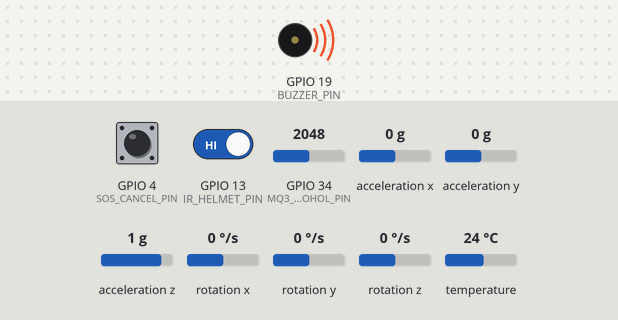
The sketch below on a simulated ESP32. Shown: buzzer (waves = sounding, pin HIGH). The test bench sets the inputs (shaded band); at power-on: GPIO 34 (MQ3_ALCOHOL_PIN) = 2048, GPIO 13 (IR_HELMET_PIN) HIGH, GPIO 4 (SOS_CANCEL_PIN) HIGH, acceleration x 0 g, acceleration y 0 g, acceleration z 1 g, rotation x 0 °/s, rotation y 0 °/s, rotation z 0 °/s, temperature 24 °C. Nothing arrives over Bluetooth unless stated; a phone connects over Bluetooth LE 3 s after start; pins used as bus, display or sensor lines are not drawn; what the sketch prints to the serial monitor is not drawn.

Above: at 2.4 s.
2.5 s: GPIO 34 (MQ3_ALCOHOL_PIN) set to 1966
At 3.7 s:
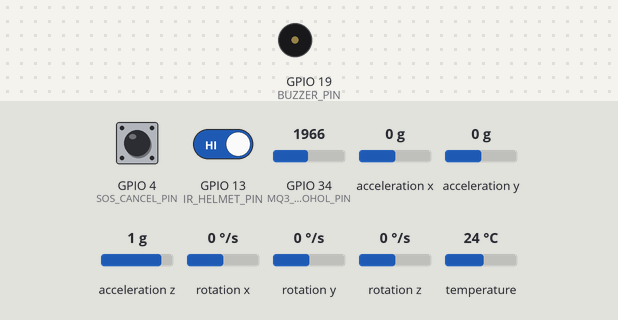
4.7 s: GPIO 13 (IR_HELMET_PIN) driven LOW
At 4.81 s:
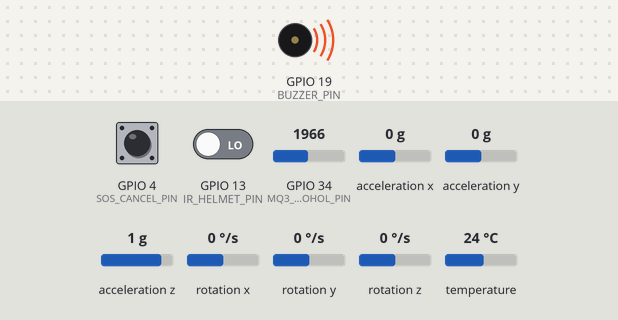
6.4 s: GPIO 34 (MQ3_ALCOHOL_PIN) set to 2866
At 7.7 s:
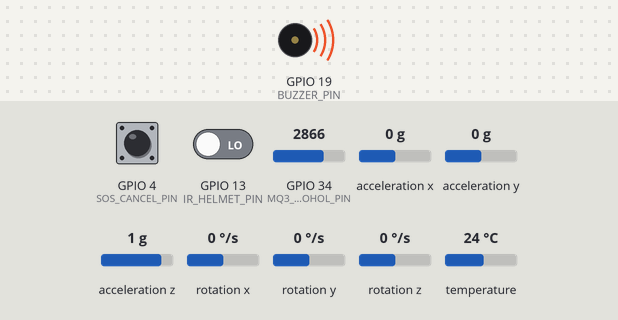
8.7 s: GPIO 34 (MQ3_ALCOHOL_PIN) set to 1228
At 9.4 s:
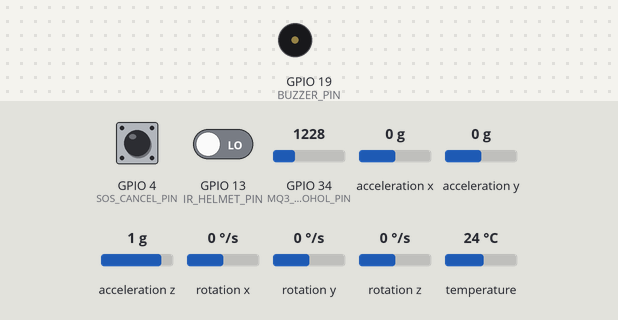
10.2 s: GPIO 34 (MQ3_ALCOHOL_PIN) set to 3040
At 10.7 s:
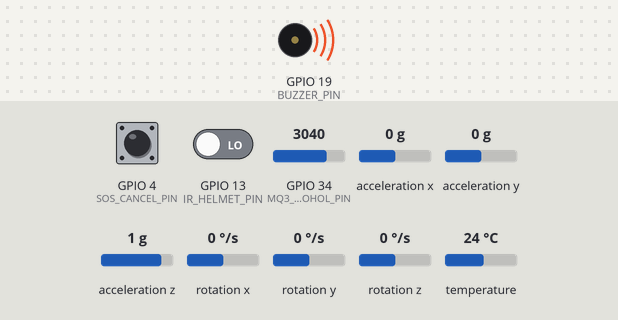
Timing chart, 0 to 13.2 s (numbered marks = the images above; inputs shaded):
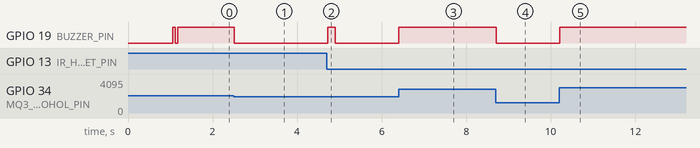

Measured:
- the behaviour switches between 2000 and 1999 on GPIO 34 (MQ3_ALCOHOL_PIN) (found by bisection; images 0 and 1)
- after the input at 2.5 s, GPIO 19 (BUZZER_PIN): HIGH → LOW at once
- after the input at 4.7 s, GPIO 19 (BUZZER_PIN): LOW → HIGH at once, → LOW 0.19 s later
- after the input at 6.4 s, GPIO 19 (BUZZER_PIN): LOW → HIGH at once
- after the input at 8.7 s, GPIO 19 (BUZZER_PIN): HIGH → LOW at once
- after the input at 10.2 s, GPIO 19 (BUZZER_PIN): LOW → HIGH at once

The sketch:

Guardian_Transmitter_Helmet.ino
```cpp
/**
 * ============================================================================
 * GUARDIAN SMART HELMET - TRANSMITTER UNIT (TRANSMITTER -> APK & BIKE RELAY)
 * Target Hardware: ESP32 DevKit V1 (30-Pin)
 * Power Source: Direct USB 5V
 * ============================================================================
 * SENSOR CONNECTIONS:
 * - ESP32 VIN                        -> Red Rail (+5V)
 * - ESP32 GND                        -> Blue Rail (GND)
 * - MQ-3 Alcohol Sensor (AO/DO)      -> GPIO 34 (ADC1_CH6)
 * - TCRT5000 IR / Proximity (DO)    -> GPIO 13 (INPUT_PULLUP: LOW = Worn)
 * - MPU-6050 6-Axis IMU (I2C):
 *     * VCC                          -> ESP32 VIN (5V) or 3.3V
 *     * GND                          -> ESP32 GND
 *     * SCL                          -> GPIO 22
 *     * SDA                          -> GPIO 21
 *     * AD0                          -> ESP32 GND (Sets I2C Address to 0x68)
 * - Emergency SOS Cancel Button      -> GPIO 4  (INPUT_PULLUP to GND)
 * - Warning Active Piezo Buzzer      -> GPIO 19 (HIGH = Beep)
 * ============================================================================
 */

#include <esp_now.h>
#include <WiFi.h>
#include <esp_wifi.h>
#include <Wire.h>
#include <Adafruit_MPU6050.h>
#include <Adafruit_Sensor.h>
#include <BLEDevice.h>
#include <BLEServer.h>
#include <BLEUtils.h>
#include <BLE2902.h>

// PIN ASSIGNMENTS
#define MQ3_ALCOHOL_PIN   34  // Analog Input for Breath Alcohol
#define IR_HELMET_PIN     13  // Digital Input for Helmet Proximity
#define SOS_CANCEL_PIN    4   // False-Alarm Cancel Push Button (LOW = Pressed)
#define BUZZER_PIN        19  // Active Piezo Warning Buzzer

// SENSOR POLARITY CONFIGURATIONS
// 1. IR Helmet Sensor: LOW = Obstacle (head) detected on standard TCRT5000. Change to HIGH if your sensor is Active-HIGH.
#define IR_WORN_LEVEL     LOW

// 2. MQ-3 Alcohol Sensor Polarity:
// Set to false for standard MQ-3 AO: clean air = LOW voltage (~200-400 ADC, SOBER).
// Alcohol vapor exposure = HIGH voltage (rises >2000 ADC, DRUNK).
#define INVERT_ALCOHOL_POLARITY false

// SAFETY THRESHOLDS
const int ALCOHOL_THRESHOLD_ADC          = 2000;  // >= 2000 ADC = Heavy Intoxication (clean air ~200-400 ADC stays SOBER & silent)
const float CRASH_THRESHOLD_G            = 8.00;  // >= 8.00G = High Impact Crash Trigger (only detects heavy 8G+ crashes)
const unsigned long CRASH_BUZZER_MAX_MS  = 30000; // Buzzer beeping automatically stops after 30 seconds
const unsigned long CANCEL_WINDOW_MS     = 3000;  // 3-second grace window to cancel bumps

// BLE DEFINITIONS (Matches Guardian Android App / Website)
#define SERVICE_UUID        "4fafc201-1fb5-459e-8fcc-c5c9c331914b"
#define CHARACTERISTIC_UUID "beb5483e-36e1-4688-b7f5-ea07361b26a8"

BLEServer* pServer = NULL;
BLECharacteristic* pCharacteristic = NULL;
bool deviceConnected = false;
uint16_t negotiatedMTU = 23; // Default BLE MTU is 23 bytes (20 bytes payload)

// SENSOR & STATE VARIABLES
Adafruit_MPU6050 mpu;
bool mpuAvailable = false;
bool rawMpuMode = false;      // True if direct Wire fallback is used (supports all MPU-6050/6500 clones)
uint8_t activeMpuAddr = 0x68;  // Active I2C address (0x68 or 0x69)

bool isCrashAlertActive = false;
unsigned long crashDetectedTime = 0;
bool sosTransmittedToApp = false;
unsigned long crashBuzzerStartTime = 0; // Timestamp when crash buzzer began (stops after 30s)
unsigned long cancelPressStart = 0;
float peakImpactG = 1.0;      // Latched peak G-force during impact

// BUZZER STATE TRACKING
bool previousHelmetWorn = false;
bool isSingleBeepActive = false;
unsigned long singleBeepStartTime = 0;

// TELEMETRY PACKET DATA STRUCTURE FOR ESP-NOW
struct GuardianTelemetryPacket {
  bool helmetWorn;       // true = Worn on head, false = Removed
  int alcoholAdc;        // Processed MQ-3 reading (0 - 4095)
  float totalG;          // Vector G-force impact
  bool isCrashTriggered; // True if crash confirmed
};

GuardianTelemetryPacket currentPacket;

// ESP-NOW UNICAST MAC PAIRING (RECEIVER ESP32 MAC: D4:E9:F4:84:B5:04)
esp_now_peer_info_t peerInfo;
uint8_t receiverMAC[] = {0xD4, 0xE9, 0xF4, 0x84, 0xB5, 0x04};

// BLE CONNECTION & MTU CALLBACKS
class MyServerCallbacks: public BLEServerCallbacks {
    void onConnect(BLEServer* pServer) {
      deviceConnected = true;
      negotiatedMTU = 23; // Reset to safe default until phone negotiates higher MTU
      Serial.println("\n📱 [BLE] Guardian Phone/App Connected!");
    }

    void onConnect(BLEServer* pServer, esp_ble_gatts_cb_param_t *param) {
      deviceConnected = true;
      negotiatedMTU = 23;
      Serial.println("\n📱 [BLE] Guardian Phone/App Connected! (Core 3.x callback)");
    }

    void onDisconnect(BLEServer* pServer) {
      deviceConnected = false;
      Serial.println("\n📱 [BLE] Phone Disconnected. Restarting Advertising...");
      delay(100);
      BLEDevice::startAdvertising();
    }

    void onDisconnect(BLEServer* pServer, esp_ble_gatts_cb_param_t *param) {
      deviceConnected = false;
      Serial.println("\n📱 [BLE] Phone Disconnected (Core 3.x). Restarting Advertising...");
      delay(100);
      BLEDevice::startAdvertising();
    }

    void onMtuChanged(BLEServer* pServer, esp_ble_gatts_cb_param_t* param) {
      negotiatedMTU = param->mtu.mtu;
      Serial.printf("📶 [BLE] Negotiated MTU Size: %d bytes\n", negotiatedMTU);
    }
};

void initBLE() {
  BLEDevice::init("Guardian_Helmet");
  BLEDevice::setMTU(512);
  pServer = BLEDevice::createServer();
  pServer->setCallbacks(new MyServerCallbacks());

  BLEService *pService = pServer->createService(SERVICE_UUID);

  // Use READ + NOTIFY only (INDICATE can stall if app doesn't send ACKs)
  pCharacteristic = pService->createCharacteristic(
                      CHARACTERISTIC_UUID,
                      BLECharacteristic::PROPERTY_READ |
                      BLECharacteristic::PROPERTY_NOTIFY
                    );

  pCharacteristic->addDescriptor(new BLE2902());
  pCharacteristic->setValue("{\"h\":0,\"a\":0,\"g\":1.0,\"c\":0}");
  pService->start();

  BLEAdvertising *pAdvertising = BLEDevice::getAdvertising();
  pAdvertising->addServiceUUID(SERVICE_UUID);
  pAdvertising->setScanResponse(true);
  pAdvertising->setMinPreferred(0x06);
  pAdvertising->setMinPreferred(0x12);
  BLEDevice::startAdvertising();
  Serial.println("✅ BLE Server Active: Advertising as 'Guardian_Helmet'");
}

// -------------------------------------------------------------
// I2C BUS RECOVERY & MPU INITIALIZATION (Dual Mode + Auto Bus Reset)
// -------------------------------------------------------------
void recoverI2CBus() {
  Wire.end();
  pinMode(21, INPUT_PULLUP); // SDA
  pinMode(22, OUTPUT);       // SCL
  for (int i = 0; i < 9; i++) {
    digitalWrite(22, HIGH);
    delayMicroseconds(10);
    digitalWrite(22, LOW);
    delayMicroseconds(10);
  }
  digitalWrite(22, HIGH);
  delayMicroseconds(10);
  Wire.begin(21, 22, 100000);
  Wire.setTimeOut(100);
}

byte scanI2CBus() {
  Serial.println("🔍 [I2C Scanner] Scanning bus on SDA:GPIO 21, SCL:GPIO 22...");
  byte found = 0;
  byte firstAddr = 0;
  for (byte addr = 1; addr < 127; addr++) {
    Wire.beginTransmission(addr);
    if (Wire.endTransmission() == 0) {
      Serial.printf("   📍 [I2C Device Found] Address: 0x%02X\n", addr);
      if (firstAddr == 0) firstAddr = addr;
      found++;
    }
  }
  if (found == 0) {
    Serial.println("   ❌ [I2C Device NOT Found] No devices responded!");
    Serial.println("      -> Check wiring: MPU VCC to VIN (5V) or 3.3V, GND to GND.");
    Serial.println("      -> CRITICAL: SCL must go to GPIO 22, SDA to GPIO 21 (DO NOT SWAP).");
    Serial.println("      -> Ensure AD0 is grounded to GND (address 0x68).");
    Serial.println("      -> Check if header pins are properly soldered to MPU board!");
  } else {
    Serial.printf("   ✅ [I2C Scan Complete] Found %d device(s).\n", found);
  }
  return firstAddr;
}

bool rawMpuWake(uint8_t addr) {
  // Wake up MPU (clear SLEEP bit in PWR_MGMT_1 register 0x6B)
  Wire.beginTransmission(addr);
  Wire.write(0x6B);
  Wire.write(0x00);
  if (Wire.endTransmission() != 0) return false;

  delay(20);

  // Set Accelerometer Range to +/- 16G (register 0x1C = 0x18 for up to 16G impacts)
  Wire.beginTransmission(addr);
  Wire.write(0x1C);
  Wire.write(0x18);
  if (Wire.endTransmission() != 0) return false;

  activeMpuAddr = addr;
  rawMpuMode = true;
  mpuAvailable = true;
  Serial.printf("✅ Direct Wire I2C MPU Initialized at 0x%02X (Range: ±16G for 8G+ crash detection).\n", addr);
  return true;
}

bool initMpuSensor(byte hintAddr = 0) {
  uint8_t targetAddrs[3] = {0x68, 0x69, 0x68};
  if (hintAddr != 0) {
    targetAddrs[0] = hintAddr;
  }

  for (int i = 0; i < 2; i++) {
    uint8_t addr = targetAddrs[i];
    // 1. Try Adafruit MPU6050 driver
    if (mpu.begin(addr)) {
      mpu.setAccelerometerRange(MPU6050_RANGE_16_G);
      mpu.setFilterBandwidth(MPU6050_BAND_94_HZ);
      mpuAvailable = true;
      rawMpuMode = false;
      Serial.printf("✅ Adafruit MPU-6050 Initialized at 0x%02X (Range: ±16G, 94Hz Bandwidth).\n", addr);
      return true;
    }

    // 2. Fallback: Direct Wire register wake-up (works with all clones even if WHO_AM_I differs)
    if (rawMpuWake(addr)) {
      return true;
    }
  }

  mpuAvailable = false;
  return false;
}

void setup() {
  Serial.begin(115200);
  delay(1000);

  Serial.println("\n=======================================================");
  Serial.println("  🛡️  GUARDIAN SMART HELMET - TRANSMITTER UNIT (FIXED)");
  Serial.println("  \"Your Silent Co-Rider for Life & Safety.\"");
  Serial.println("=======================================================");

  // 1. Digital GPIO Configuration
  pinMode(IR_HELMET_PIN, INPUT_PULLUP);
  pinMode(SOS_CANCEL_PIN, INPUT_PULLUP);
  pinMode(BUZZER_PIN, OUTPUT);
  digitalWrite(BUZZER_PIN, LOW);

  // 2. Analog ADC Setup (11dB = Full 0 - 3.3V range for MQ-3)
  analogSetPinAttenuation(MQ3_ALCOHOL_PIN, ADC_11db);

  // 3. I2C Bus & MPU-6050 Initialization (with bus unstick & auto-detect)
  recoverI2CBus();
  byte detectedAddr = scanI2CBus();
  initMpuSensor(detectedAddr);

  // 4. Wi-Fi Station Mode for ESP-NOW (Disable power save for BLE coexistence)
  WiFi.mode(WIFI_STA);
  esp_wifi_set_ps(WIFI_PS_NONE);

  if (esp_now_init() != ESP_OK) {
    Serial.println("❌ [ERROR] ESP-NOW initialization failed!");
  } else {
    Serial.println("✅ ESP-NOW Wireless Protocol Active.");
    memset(&peerInfo, 0, sizeof(peerInfo));
    memcpy(peerInfo.peer_addr, receiverMAC, 6);
    peerInfo.channel = 0;
    peerInfo.encrypt = false;

    if (esp_now_add_peer(&peerInfo) == ESP_OK) {
      Serial.printf("✅ Paired Bike Receiver MAC: %02X:%02X:%02X:%02X:%02X:%02X\n",
                    receiverMAC[0], receiverMAC[1], receiverMAC[2],
                    receiverMAC[3], receiverMAC[4], receiverMAC[5]);
    } else {
      Serial.println("❌ [ERROR] Failed to register Bike Receiver MAC peer!");
    }
  }

  // 5. Initialize BLE Server for Phone APK / Website
  initBLE();

  // 6. Startup Sound Check (Dual Chirp)
  digitalWrite(BUZZER_PIN, HIGH);
  delay(60);
  digitalWrite(BUZZER_PIN, LOW);
  delay(60);
  digitalWrite(BUZZER_PIN, HIGH);
  delay(60);
  digitalWrite(BUZZER_PIN, LOW);

  Serial.println("🚀 System Ready. Streaming live telemetry...\n");
}

void loop() {
  // -------------------------------------------------------------
  // 1. SENSOR READINGS
  // -------------------------------------------------------------
  // Helmet IR reading
  int irRaw = digitalRead(IR_HELMET_PIN);
  bool helmetWorn = (irRaw == IR_WORN_LEVEL);

  // MQ-3 Alcohol reading with polarity correction
  int rawAdc = analogRead(MQ3_ALCOHOL_PIN);
  int alcoholRaw;
  if (INVERT_ALCOHOL_POLARITY) {
    // Reverse condition: when sensor output drops on alcohol exposure, map to standard rising scale
    alcoholRaw = 4095 - rawAdc;
    if (alcoholRaw < 0) alcoholRaw = 0;
  } else {
    alcoholRaw = rawAdc;
  }
  bool isDrunk = (alcoholRaw >= ALCOHOL_THRESHOLD_ADC);

  // MPU-6050 Accelerometer Reading (with auto-retry and periodic I2C scan if disconnected)
  static unsigned long lastMpuRetry = 0;
  if (!mpuAvailable && (millis() - lastMpuRetry >= 3000)) {
    lastMpuRetry = millis();
    recoverI2CBus();
    byte detected = scanI2CBus();
    initMpuSensor(detected);
  }

  float totalG = 1.0;
  if (mpuAvailable) {
    if (!rawMpuMode) {
      sensors_event_t a, g, temp;
      if (mpu.getEvent(&a, &g, &temp)) {
        totalG = sqrt(a.acceleration.x * a.acceleration.x +
                      a.acceleration.y * a.acceleration.y +
                      a.acceleration.z * a.acceleration.z) / 9.80665;
      }
    } else {
      // Direct raw I2C read from registers 0x3B..0x40
      Wire.beginTransmission(activeMpuAddr);
      Wire.write(0x3B);
      if (Wire.endTransmission(false) == 0 && Wire.requestFrom(activeMpuAddr, (uint8_t)6) == 6) {
        int16_t rx = (Wire.read() << 8) | Wire.read();
        int16_t ry = (Wire.read() << 8) | Wire.read();
        int16_t rz = (Wire.read() << 8) | Wire.read();
        // Scale for +/- 16G: 2048 LSB/g
        float ax = (float)rx / 2048.0;
        float ay = (float)ry / 2048.0;
        float az = (float)rz / 2048.0;
        totalG = sqrt(ax * ax + ay * ay + az * az);
      }
    }
  }

  // -------------------------------------------------------------
  // 2. CRASH IMPACT DETECTION LOGIC (>= 4.0G & 30s BUZZER TIMEOUT)
  // -------------------------------------------------------------
  if (totalG >= CRASH_THRESHOLD_G && !sosTransmittedToApp) {
    isCrashAlertActive = true;
    sosTransmittedToApp = true;
    crashBuzzerStartTime = millis(); // Start 30-second buzzer timer
    if (totalG > peakImpactG) peakImpactG = totalG;
    Serial.printf("\n💥 [CRASH DETECTED] Force: %.2fG (>= 8.0G)! SOS Triggered! Buzzer active for 30s.\n", totalG);
  } else if (isCrashAlertActive || sosTransmittedToApp) {
    if (totalG > peakImpactG) peakImpactG = totalG;
  }

  // False-Alarm Cancel Button (Press to cancel/reset SOS immediately)
  if (digitalRead(SOS_CANCEL_PIN) == LOW) {
    if (cancelPressStart == 0) cancelPressStart = millis();

    if (sosTransmittedToApp || isCrashAlertActive) {
      if (millis() - cancelPressStart >= 500) {
        isCrashAlertActive = false;
        sosTransmittedToApp = false;
        crashBuzzerStartTime = 0;
        peakImpactG = 1.0;
        digitalWrite(BUZZER_PIN, LOW);
        Serial.println("🛑 [SOS RESET] Crash alert and buzzer reset by cancel button.");
      }
    }
  } else {
    cancelPressStart = 0;
  }

  // -------------------------------------------------------------
  // 3. BUZZER ALARM LOGIC (Crash buzzer stops automatically after 30s)
  // -------------------------------------------------------------
  bool crashBuzzerActive = sosTransmittedToApp && (millis() - crashBuzzerStartTime < CRASH_BUZZER_MAX_MS);

  // Auto-reset crash state after 35 seconds (30s buzzer + 5s safe grace window)
  // This stops transmitting c:1 and peak G so the APK/website gracefully return to normal monitoring
  // without triggering duplicate/repeated crashes!
  if (sosTransmittedToApp && (millis() - crashBuzzerStartTime >= 35000)) {
    sosTransmittedToApp = false;
    isCrashAlertActive = false;
    crashBuzzerStartTime = 0;
    peakImpactG = 1.0;
    digitalWrite(BUZZER_PIN, LOW);
    Serial.println("🔄 [CRASH AUTO-RESET] 30s emergency alert window complete. Normal telemetry monitoring resumed.");
  }

  if (crashBuzzerActive) {
    // Rapid pulsing emergency beeper (120ms ON, 120ms OFF)
    if ((millis() / 120) % 2 == 0) {
      digitalWrite(BUZZER_PIN, HIGH);
    } else {
      digitalWrite(BUZZER_PIN, LOW);
    }
  } else if (isDrunk) {
    digitalWrite(BUZZER_PIN, HIGH); // BEEP CONTINUOUSLY WHEN ALCOHOL DETECTED
    isSingleBeepActive = false;
  } else if (helmetWorn && !previousHelmetWorn) {
    isSingleBeepActive = true;
    singleBeepStartTime = millis();
    digitalWrite(BUZZER_PIN, HIGH);
    Serial.println("🔔 [HELMET WORN] Sober rider detected -> Single confirmation beep.");
  } else if (isSingleBeepActive) {
    if (millis() - singleBeepStartTime < 180) {
      digitalWrite(BUZZER_PIN, HIGH);
    } else {
      digitalWrite(BUZZER_PIN, LOW);
      isSingleBeepActive = false;
    }
  } else {
    digitalWrite(BUZZER_PIN, LOW);
  }

  previousHelmetWorn = helmetWorn;

  // The G-force reported over BLE/ESP-NOW: reports latched peak impact during crash, otherwise real-time G
  float reportedG = (isCrashAlertActive || sosTransmittedToApp) ? peakImpactG : totalG;

  // -------------------------------------------------------------
  // 4. SEND UNICAST TELEMETRY TO BIKE RECEIVER (ESP-NOW @ 10Hz)
  // -------------------------------------------------------------
  static unsigned long lastEspNowSend = 0;
  if (millis() - lastEspNowSend >= 100) {
    lastEspNowSend = millis();
    currentPacket.helmetWorn = helmetWorn;
    currentPacket.alcoholAdc = alcoholRaw;
    currentPacket.totalG = reportedG;
    currentPacket.isCrashTriggered = sosTransmittedToApp;

    esp_now_send(receiverMAC, (uint8_t *) &currentPacket, sizeof(currentPacket));
  }

  // -------------------------------------------------------------
  // 5. STREAM CONTINUOUS TELEMETRY TO PHONE APK / SITE (BLE @ 6Hz)
  // -------------------------------------------------------------
  bool isClientConnected = deviceConnected || (pServer != NULL && pServer->getConnectedCount() > 0);

  if (pCharacteristic != NULL) {
    char jsonBuffer[64];
    snprintf(jsonBuffer, sizeof(jsonBuffer),
             "{\"h\":%d,\"a\":%d,\"g\":%.2f,\"c\":%d}\n",
             helmetWorn ? 1 : 0,
             alcoholRaw,
             reportedG,
             sosTransmittedToApp ? 1 : 0);

    // ALWAYS update characteristic value so any BLE Read returns live data!
    pCharacteristic->setValue((uint8_t*)jsonBuffer, strlen(jsonBuffer));

    // Send notify if client is connected
    static unsigned long lastBleNotify = 0;
    if (isClientConnected && (millis() - lastBleNotify >= 150)) {
      lastBleNotify = millis();
      pCharacteristic->notify();
    }
  }

  // -------------------------------------------------------------
  // 6. SERIAL MONITOR TELEMETRY LOG (Every 500ms)
  // -------------------------------------------------------------
  static unsigned long lastPrint = 0;
  if (millis() - lastPrint >= 500) {
    lastPrint = millis();
    const char* mpuStatus = mpuAvailable ? (rawMpuMode ? "OK(RAW)" : "OK") : "DISCONNECTED";
    Serial.printf("[HELMET TX] IR(13):%d [%s] | Alcohol: raw=%4d -> %4d [%s] | Impact: %5.2fG (Peak:%5.2fG) | MPU:%s | BLE:%s\n",
                  irRaw,
                  helmetWorn ? "WORN" : "REMOVED",
                  rawAdc,
                  alcoholRaw,
                  isDrunk ? "DRUNK! 🍺" : "SOBER ✅",
                  totalG,
                  reportedG,
                  mpuStatus,
                  isClientConnected ? "CONNECTED" : "WAITING");
  }

  delay(20);
}
```
